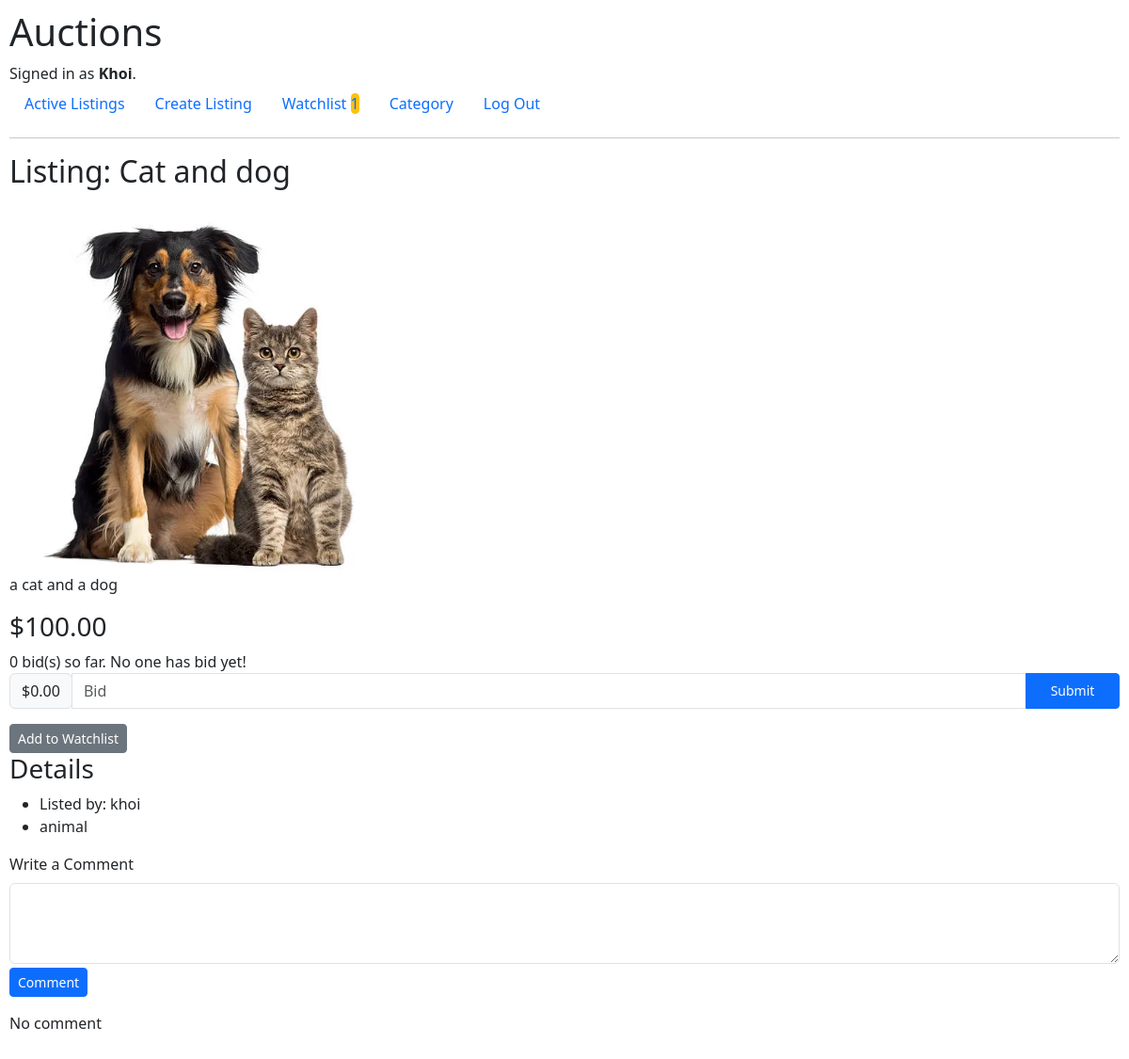
/listings/5 (signed in), run on the app's committed database.
### auctions/models.py (models this page shows, shortened)
class User(AbstractUser):
    pass

class AuctionListings(models.Model):
    title = models.CharField(max_length=64)
    description = models.TextField(max_length=200, blank=True, null=True)
    image = models.ImageField(upload_to='images/', blank=True, null=True)
    user = models.ForeignKey(User, on_delete=models.CASCADE, related_name="user_listings")
    date = models.DateTimeField(auto_now_add=True)
    active = models.BooleanField(default=True)
    price = models.DecimalField(max_digits=10, decimal_places=2)
    category = models.CharField(max_length=64, blank=True, null=True)

### auctions/views.py (the view)
# urls.py: path("listings/<int:list_id>", views.list_view, name="list_view"),
@login_required
def list_view(request, list_id):
    auction = AuctionListings.objects.get(pk=list_id)
    bid_count = Bids.objects.filter(listing=auction).count()
    watch_list = WatchList.objects.filter(listing=auction).filter(user=request.user)
    owner = auction.user == request.user
    highest_bidder = Bids.objects.filter(listing=auction).order_by('-bid').first()
    comments = Comments.objects.filter(listing=auction)
    if highest_bidder:
        highest_bid = highest_bidder.bid
        is_user_won = highest_bidder.user == request.user
        message = "You are the highest bidder." if is_user_won else "You have been outbid."
    else:
        highest_bid = auction.price
        is_user_won = False
        message = "No one has bid yet!"
    return render(request, "auctions/list.html", {
        "auction": auction,
        "highest_bid": highest_bid,
        "message": message,
        "bid_count": bid_count,
        "watch_list": watch_list,
        "owner": owner,
        "is_user_won": is_user_won,
        "comments": comments
    })

### auctions/templates/auctions/list.html (shortened to what this page needs)
{% extends "auctions/layout.html" %} {% block body %}
<h2>Listing: {{ auction.title }}</h2>
 {% if auction.image %}
<div class="image-container">
  <img
    class="image_list"
    src="{{ auction.image.url }}"
    alt="{{ auction.title }}"
  />
</div>
{% endif %}
<p>{{ auction.description }}</p>
<h3>${{ auction.price }}</h3>
<span>{{ bid_count }} bid(s) so far. {{ message }}</span>
<form action="{% url 'place_bid' auction.id %}" method="post">
  <div class="input-group mb-3">
    <div class="input-group-prepend">
      <span class="input-group-text">$0.00</span>
    </div>
    <input
      type="text"
      name="price"
      placeholder="Bid"
      class="form-control"
      aria-label="Amount (to the nearest dollar)"
    />
    <input type="submit" class="btn btn-primary btn-sm" />
  </div>
</form>
{% if watch_list.exists %}
<form action="{% url 'remove_watch_list' auction.id %}" method="post">
  {% csrf_token %}
  <button type="submit" class="btn btn-secondary btn-sm">
    Remove from Watchlist
  </button>
</form>
{% else %}
<form action="{% url 'add_watch_list' auction.id %}" method="post">
  <button type="submit" class="btn btn-secondary btn-sm">
    Add to Watchlist
  </button>
</form>
{% endif %}
<h3>Details</h3>
<ul>
  <li>Listed by: {{auction.user}}</li>
  <li>
    {% if auction.category %} {{auction.category}} {% else %} No Category Listed
    {% endif %}
  </li>
</ul>
<div class="mb-3">
  <form action="{% url 'add_comment' auction.id %}" method="post">
    <label for="commnet" class="form-label">Write a Comment</label>
    <textarea
      class="form-control mb-1"
      id="comment"
      name="comment"
      rows="3"
    ></textarea>
    <button type="submit" class="btn btn-primary btn-sm">Comment</button>
  </form>
</div>
{% if not comments %}
<p>No comment</p>
{% endif %} {% endblock %}

### auctions/templates/auctions/layout.html (shortened to what this page needs)
{% load static %}
<!DOCTYPE html>
<html lang="en">
    <head>
        <link href="{% static 'auctions/styles.css' %}" rel="stylesheet">
        <link href="https://cdn.jsdelivr.net/npm/bootstrap@5.3.3/dist/css/bootstrap.min.css" rel="stylesheet">
    </head>
    <body>
        <h1>Auctions</h1>
        <div>
            {% if user.is_authenticated %}
                Signed in as <strong>{{ user.username }}</strong>.
            {% else %}
                Not signed in.
            {% endif %}
        </div>
        <ul class="nav">
            <li class="nav-item">
                <a class="nav-link" href="{% url 'index' %}">Active Listings</a>
            </li>
            {% if user.is_authenticated %}
                <li class="nav-item">
                    <a class="nav-link" href="{% url 'create_list' %}">Create Listing</a>
                </li>
                <li class="nav-item">
                    <a class="nav-link" href="{% url 'view_watch_list' %}">Watchlist <span class="grey" >{{ user.watchlist_user.count }}</span></a>
                </li>
                <li class="nav-item">
                    <a class="nav-link" href="{% url 'view_category' %}">Category</a>
                </li>
                <li class="nav-item">
                    <a class="nav-link" href="{% url 'logout' %}">Log Out</a>
                </li>
            {% endif %}
        </ul>
        <hr>
        {% block body %}
        {% endblock %}
    </body>
</html>

### auctions/static/auctions/styles.css (style rules this page uses)
body { padding: 10px; }
input[type="submit"] { width: 100px; }
.grey { background-color: #ffc107; border-radius: 20px; width: 2rem; }
a { text-decoration: none; color: black; }
.image_list { max-height: 400px; object-fit: contain; }
.image-container { max-height: 400px; width: 100%; }

### data on the page
User: username "Khoi", watchlist_user.count "1"
AuctionListings: title "Cat and dog", image (picture), description "a cat and a dog", price "100.00", user "khoi", category "animal"

### other printed values
{{ bid_count }} "0"
{{ message }} "No one has bid yet!"
